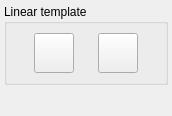
<?xml version="1.0" encoding="UTF-8"?>
<ui version="4.0">
 <class>CreateTemplateDialog</class>
 <widget class="QDockWidget" name="CreateTemplateDialog">
  <property name="geometry">
   <rect>
    <x>0</x>
    <y>0</y>
    <width>172</width>
    <height>116</height>
   </rect>
  </property>
  <property name="floating">
   <bool>true</bool>
  </property>
  <property name="allowedAreas">
   <set>Qt::LeftDockWidgetArea|Qt::RightDockWidgetArea</set>
  </property>
  <property name="windowTitle">
   <string>Create Templates</string>
  </property>
  <widget class="QWidget" name="dockWidgetContents">
   <layout class="QVBoxLayout" name="verticalLayout">
    <property name="margin">
     <number>4</number>
    </property>
    <item>
     <widget class="QGroupBox" name="groupBox">
      <property name="sizePolicy">
       <sizepolicy hsizetype="Expanding" vsizetype="Minimum">
        <horstretch>0</horstretch>
        <verstretch>0</verstretch>
       </sizepolicy>
      </property>
      <property name="title">
       <string>Linear template</string>
      </property>
      <layout class="QHBoxLayout" name="horizontalLayout">
       <item>
        <widget class="QPushButton" name="horiLinearButton">
         <property name="minimumSize">
          <size>
           <width>40</width>
           <height>40</height>
          </size>
         </property>
         <property name="maximumSize">
          <size>
           <width>40</width>
           <height>40</height>
          </size>
         </property>
         <property name="toolTip">
          <string>Horizontal linear template</string>
         </property>
         <property name="text">
          <string/>
         </property>
         <property name="icon">
          <iconset resource="../libdunnartcanvas.qrc">
           <normaloff>:/resources/images/linear_templ_horiz.png</normaloff>:/resources/images/linear_templ_horiz.png</iconset>
         </property>
         <property name="iconSize">
          <size>
           <width>35</width>
           <height>35</height>
          </size>
         </property>
        </widget>
       </item>
       <item>
        <widget class="QPushButton" name="vertLinearButton">
         <property name="minimumSize">
          <size>
           <width>40</width>
           <height>40</height>
          </size>
         </property>
         <property name="maximumSize">
          <size>
           <width>40</width>
           <height>40</height>
          </size>
         </property>
         <property name="toolTip">
          <string>Vertical linear template</string>
         </property>
         <property name="text">
          <string/>
         </property>
         <property name="icon">
          <iconset resource="../libdunnartcanvas.qrc">
           <normaloff>:/resources/images/linear_templ_vert.png</normaloff>:/resources/images/linear_templ_vert.png</iconset>
         </property>
         <property name="iconSize">
          <size>
           <width>35</width>
           <height>35</height>
          </size>
         </property>
        </widget>
       </item>
      </layout>
     </widget>
    </item>
    <item>
     <spacer name="verticalSpacer">
      <property name="orientation">
       <enum>Qt::Vertical</enum>
      </property>
      <property name="sizeHint" stdset="0">
       <size>
        <width>20</width>
        <height>1</height>
       </size>
      </property>
     </spacer>
    </item>
   </layout>
  </widget>
 </widget>
 <resources>
  <include location="../libdunnartcanvas.qrc"/>
  <include location="../libdunnartcanvas.qrc"/>
 </resources>
 <connections/>
</ui>
